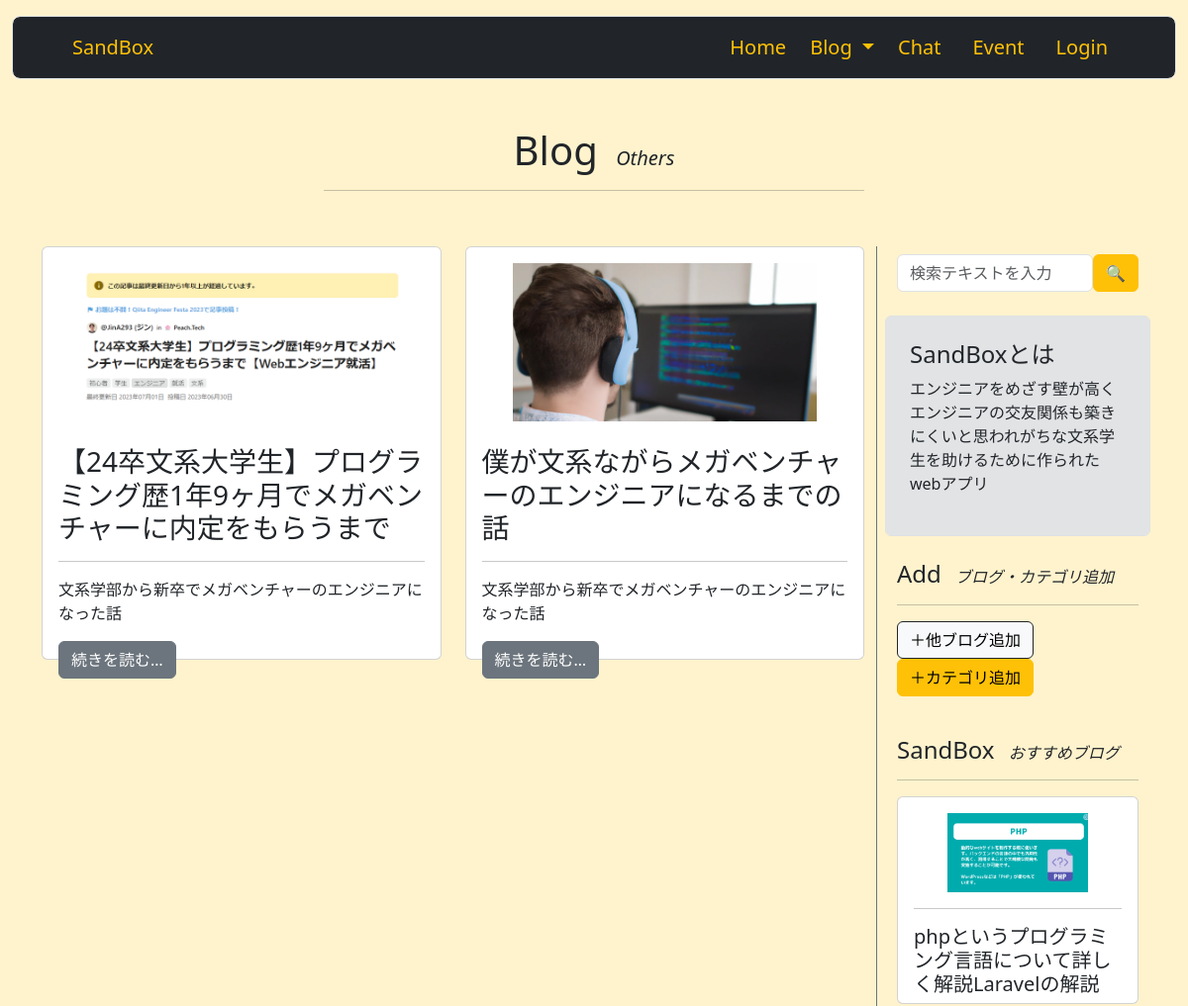
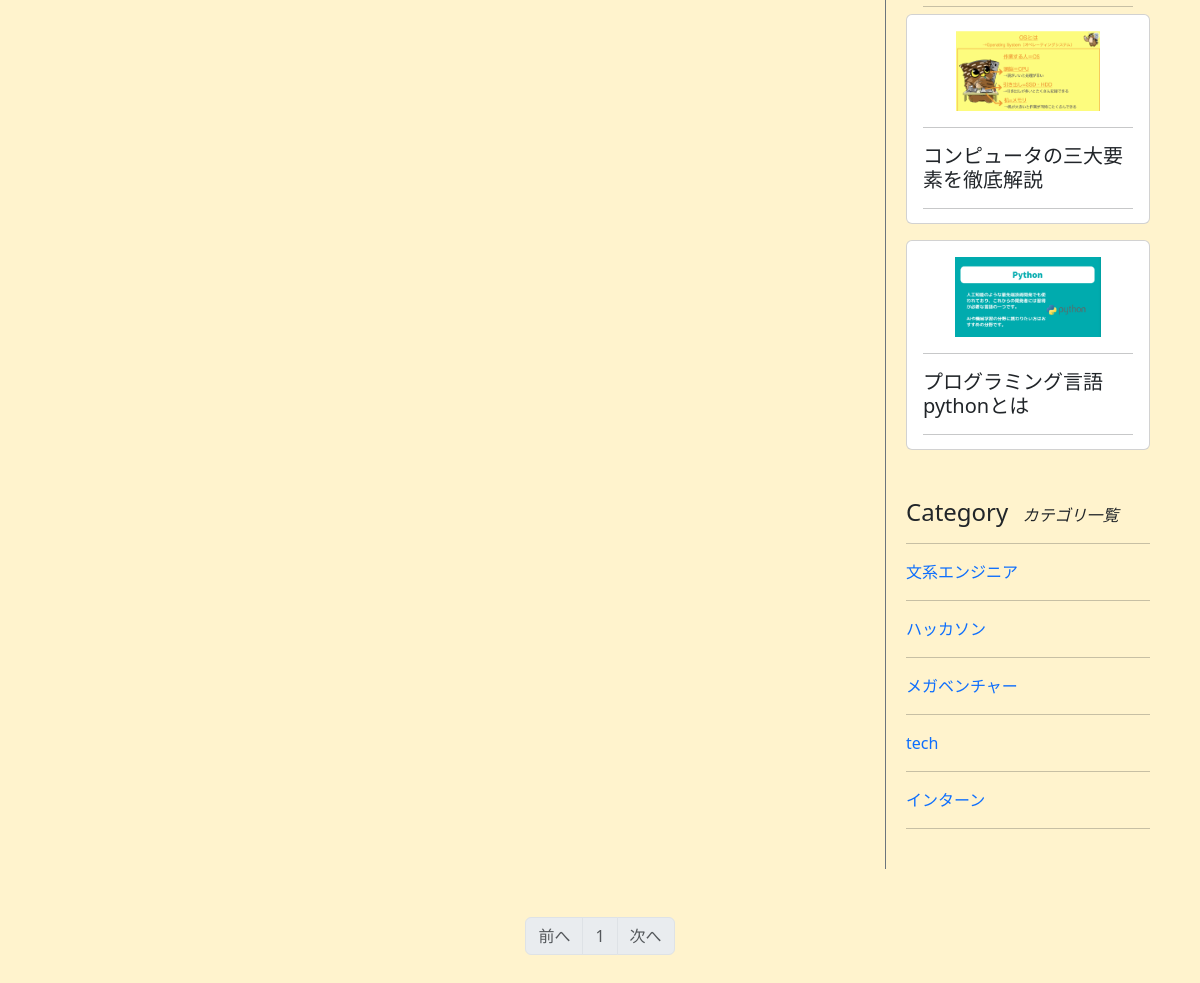
/other_blog_list, run on an earlier commit of the app's database (2 pictures, top to bottom).
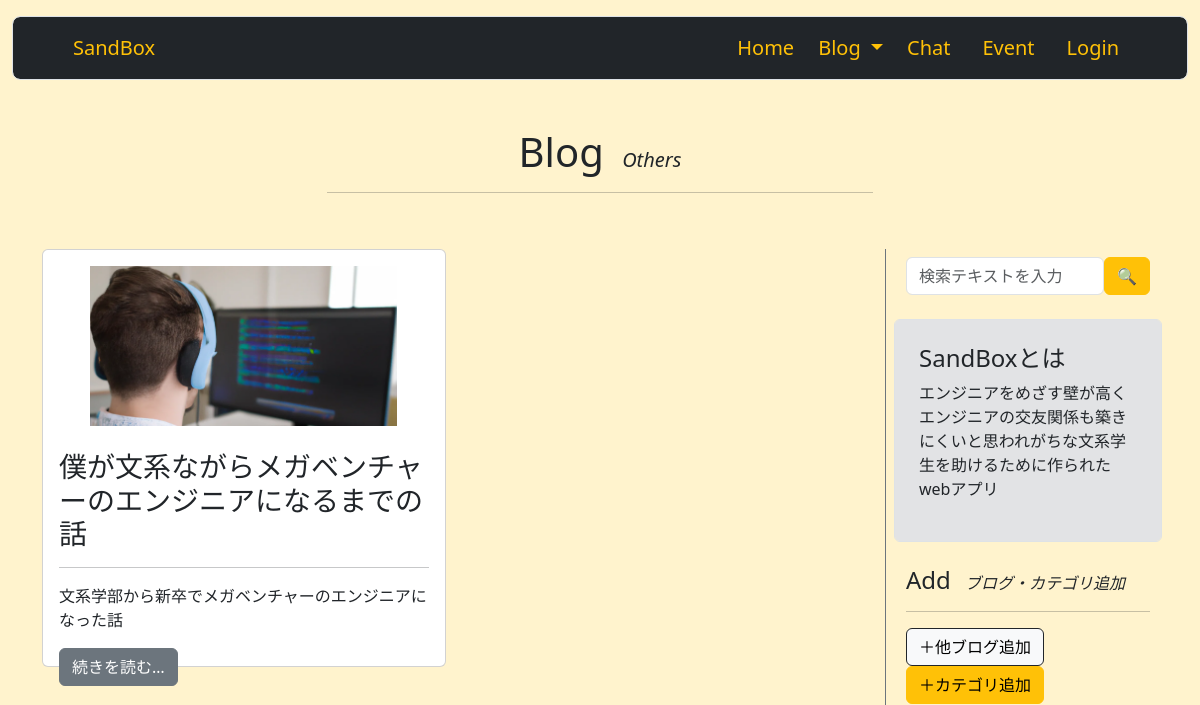
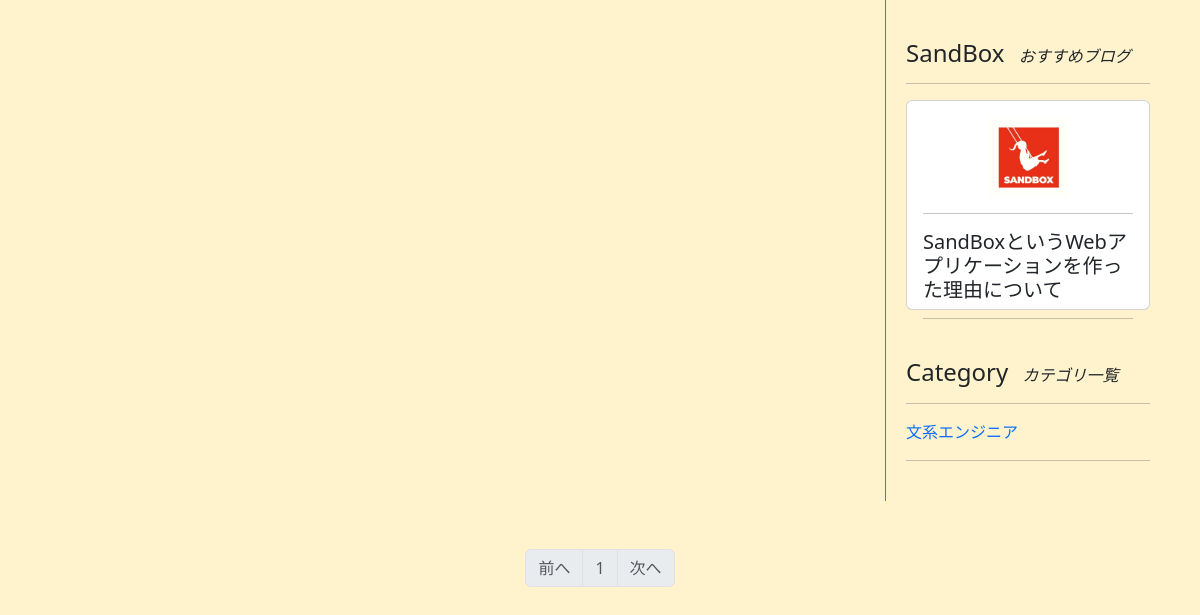
And on a later commit of the database (2 pictures, top to bottom).
### sandbox_system/models.py (models this page shows, shortened)
class OtherBlog(db.Model):
    __tablename__ = 'otherblog'
    id = db.Column(db.Integer, primary_key=True)
    title = db.Column(db.String(140))
    summary = db.Column(db.String(140))
    category_id = db.Column(db.Integer, db.ForeignKey('blog_category.id'))
    text = db.Column(db.Text)
    url = db.Column(db.String(140))
    image = db.Column(db.String(140))

class Blog(db.Model):
    __tablename__ = 'blog'
    id = db.Column(db.Integer, primary_key=True)
    user_id = db.Column(db.Integer, db.ForeignKey('users.id'))
    date = db.Column(db.Date, default = datetime.date.today())
    category_id = db.Column(db.Integer, db.ForeignKey('blog_category.id'))
    title = db.Column(db.String(140))
    text = db.Column(db.Text)
    summary = db.Column(db.String(140))
    image = db.Column(db.String(140))

class BlogCategory(db.Model):
    __tablename__ = 'blog_category'
    id = db.Column(db.Integer, primary_key=True)
    category = db.Column(db.String(140))
    blogs = db.relationship('Blog', backref='blogcategory', lazy='dynamic')
    otherblogs = db.relationship('OtherBlog', backref='blogcategory', lazy='dynamic')

### sandbox_system/blogs/view.py (the view, shortened to what this page needs)
@blogs.route('/other_blog_list', methods=['GET', 'POST'])
def other_blog_list():
    form = BlogSearchForm()
    category_form = BlogCategoryForm()
    page = request.args.get('page', 1, type=int)
    if BlogCategory.query.first():
        blog_categories = BlogCategory.query.order_by(BlogCategory.id.asc()).all()
    else:
        blog_categories = ''
    if OtherBlog.query.first():
        otherblogs = OtherBlog.query.order_by(OtherBlog.id.desc()).paginate(page=page, per_page=10)
    else:
        otherblogs = ''
    if Blog.query.first():
        recent_blogs = Blog.query.order_by(Blog.id.desc()).limit(3).all()
    else:
        recent_blogs = ''
    return render_template('blog/other_blog_list.html', form=form, otherblogs=otherblogs, blog_categories=blog_categories, category_form=category_form, recent_blogs=recent_blogs)

### sandbox_system/blogs/form.py (shortened to what this page needs)
class BlogSearchForm(FlaskForm):
    searchtext = StringField('検索テキスト', validators=[DataRequired()])
    submit = SubmitField('🔍')

class BlogCategoryForm(FlaskForm):
    category = StringField('カテゴリ名', validators=[DataRequired()])
    submit = SubmitField('保存')

### sandbox_system/__init__.py (called while the page is built)
@event.listens_for(Engine, "connect")
def set_sqlite_pragma(dbapi_connection, connection_record):
    cursor = dbapi_connection.cursor()
    cursor.execute("PRAGMA foreign_keys=ON")
    cursor.close()

### sandbox_system/templates/blog/other_blog_list.html (shortened to what the changed rows need)
{% extends 'base.html' %}
{% block content %}
    <div class="container pb-4">
        <div class="row my-3">
            <div class="col-md-6 m-auto text-center">
                {% if searchtext %}
                    <h1 class="text-center">"{{ searchtext }}"の検索結果</h1>
                    <hr>
                {% elif blog_category %}
                    <h1 class="text-center">{{ blog_category.category }}</h1>
                    <hr>
                {% else %}
                    <h1>Blog <span class="fs-5 ms-2 fst-italic">Others</span></h1>
                {% endif %}
            </div>
        </div>
    </div>
    <div class="container">
        <div class="row">
            <div class="col-9">
                <div class="row">
                    {% if otherblogs %}
                    {% for otherblog in otherblogs.items %}
                    <div class="col-6 mb-4">
                        <div class="card h-100">
                            <div class="card-body" style="max-height: 26rem;">
                                {% if otherblog.image %}
                                    <div class="mb-3" style="text-align: center;">
                                            <img src="{{ url_for('static', filename='image/' + otherblog.image) }}" class="img-fluid card-image-top" style="max-height: 10rem;">
                                    </div>
                                {% endif %}
                                <h3 class="card-title pt-2"><a href="{{ otherblog.url }}" class="text-decoration-none text-dark">{{ otherblog.title }}</a></h3>
                                <hr>
                                <p>{{ otherblog.summary }}</p>
                                <a href="{{ otherblog.url }}" class="btn btn-secondary">続きを読む…</a>
                            </div>
                        </div>
                    </div>
                    {% endfor %}
                    {% else %}
                    <p class="text-center my-3">ブログがありません</p>
                    {% endif %}
                </div>
            </div>
            <div class="col-md-3 p-2 bg-opacity-10 border border-secondary border-end-0 border-top-0 border-bottom-0">
                <div class="position-sticky" style="top: 12rem;">
                    <div class="container py-3">
                        {% if recent_blogs %}
                        {% for recent_blog in recent_blogs %}
                        <div class="col mb-3">
                            <div class="card h-100">
                                <div class="card-body" style="max-height: 13rem;">
                                    {% if recent_blog.image %}
                                        <div style="text-align: center;">
                                                <img src="{{ url_for('static', filename='image/' + recent_blog.image) }}" class="img-fluid card-image-top" style="max-height: 5rem;">
                                        </div>
                                    {% endif %}
                                    <hr>
                                    <h5 class="card-title"><a href="{{ url_for('blogs.blog', blog_id=recent_blog.id) }}" class="text-decoration-none text-dark">{{ recent_blog.title }}</a></h5>
                                    <hr>
                                </div>
                            </div>
                        </div>
                        {% endfor %}
                        {% else %}
                        <p class="text-center my-3">ブログがありません</p>
                        {% endif %}
                    </div>
                    <div class="container py-3">
                        {% if blog_categories %}
                        {% for blog_category in blog_categories %}
                        <ol class="list-unstyled">
                            <li>
                                <a href="{{ url_for('blogs.other_category_blog', blog_category_id=blog_category.id) }}" class="text-decoration-none">{{ blog_category.category }}</a>
                            </li>
                            <hr>
                        </ol>
                        {% endfor %}
                        {% else %}
                        <p class="text-center my-3">カテゴリがありません</p>
                        {% endif %}
                    </div>
                </div>
            </div>
        </div>
    </div>
    {% if otherblogs %}
        <nav class="my-5" aria-label="Page navigation">
            <ul class="pagination justify-content-center">
        {% for page_num in otherblogs.iter_pages(left_edge=1, right_edge=1, left_current=1, right_current=2) %}
            {% if page_num %}
                {% if otherblogs.page == page_num %}
                    <li class="page-item disabled"><a class="page-link" href="#">{{ page_num }}</a></li>
                {% else %}
                    <li class="page-item"><a class="page-link" href="{{ url_for('blogs.other_blog_list', page=page_num) }}">{{ page_num }}</a></li>
                {% endif %}
            {% else %}
                <li class="page-item disabled"><a class="page-link" href="#">&hellip;</a></li>
            {% endif %}
        {% endfor %}
            </ul>
        </nav>
    {% endif %}
{% endblock %}

What changed in the data, as far as the page shows it:
removed OtherBlog: image (picture), title "【24卒文系大学生】プログラミング歴1年9ヶ月でメガベンチャーに内定をもらうまで", summary "文系学部から新卒でメガベンチャーのエンジニアになった話"
removed Blog: image (picture), title "phpというプログラミング言語について詳しく解説Laravelの解説"
removed Blog: image (picture), title "コンピュータの三大要素を徹底解説"
removed Blog: image (picture), title "プログラミング言語pythonとは"
removed BlogCategory: category "ハッカソン"
removed BlogCategory: category "メガベンチャー"
removed BlogCategory: category "tech"
removed BlogCategory: category "インターン"
now on this page (row edited): Blog: image (picture), title "SandBoxというWebアプリケーションを作った理由について"
